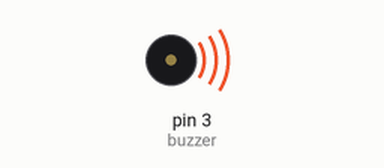
The sketch below on a simulated Arduino Uno, built with avr-gcc and run on an emulated ATmega328P. Parts: buzzer (waves = sounding).

Above: at 5.0 s.
At 15.0 s:
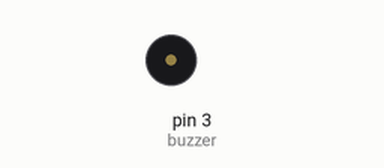
Timing chart, 0 to 26.0 s (numbered marks = the images above):
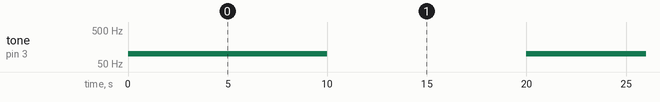

Measured:
- by itself, tone on pin 3 (buzzer): alternates 100 Hz for 10.0 s and silent for 10.0 s

The sketch:

Buzzer_with_tone.ino
```cpp
void setup(){
  pinMode(3,OUTPUT);//13 represents buzzer connection.
}
void loop(){
  tone(3,100);//tone is a built-in function for setting frequency of signal
  delay(10000);//we give a pause for 1 second noTone(13);
  noTone(3);//noTone will make the stop the frequency
  delay(10000);
}
```
